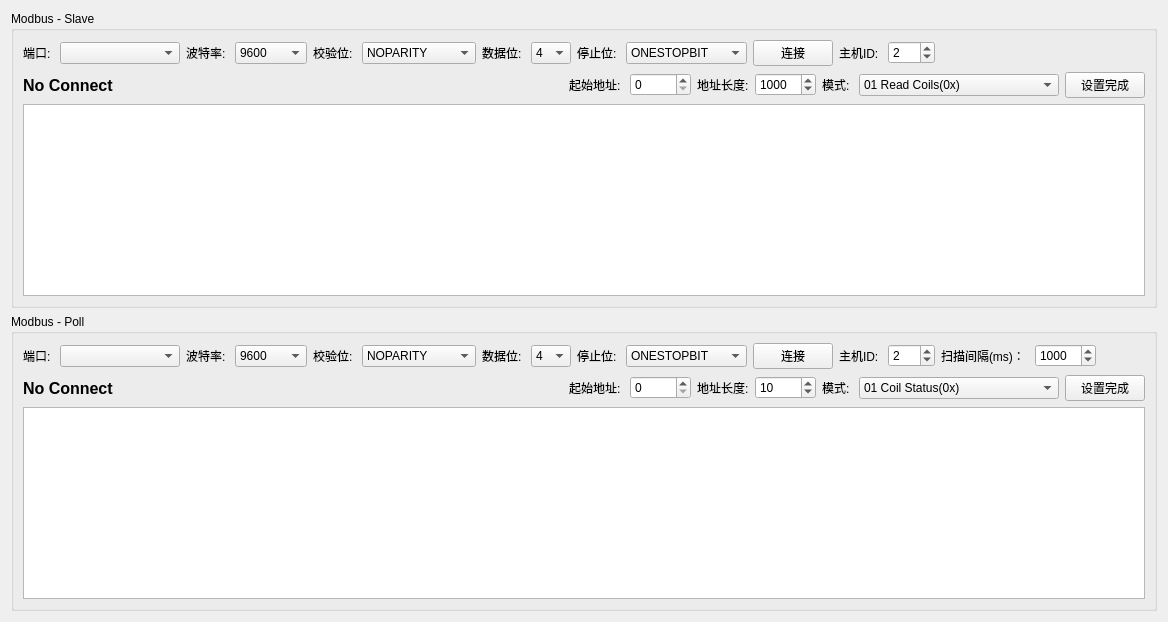
     <widget class="QWidget" name="tab_6">
      <attribute name="title">
       <string>Modbus RTU</string>
      </attribute>
      <layout class="QVBoxLayout" name="verticalLayout_13">
       <item>
        <widget class="QGroupBox" name="groupBox_9">
         <property name="title">
          <string>Modbus - Slave</string>
         </property>
         <layout class="QVBoxLayout" name="verticalLayout_12">
          <item>
           <widget class="QWidget" name="widget_22" native="true">
            <property name="sizePolicy">
             <sizepolicy hsizetype="Preferred" vsizetype="Maximum">
              <horstretch>0</horstretch>
              <verstretch>0</verstretch>
             </sizepolicy>
            </property>
            <layout class="QHBoxLayout" name="horizontalLayout_19">
             <property name="leftMargin">
              <number>0</number>
             </property>
             <property name="topMargin">
              <number>0</number>
             </property>
             <property name="rightMargin">
              <number>0</number>
             </property>
             <property name="bottomMargin">
              <number>0</number>
             </property>
             <item>
              <widget class="QLabel" name="label_43">
               <property name="text">
                <string>端口: </string>
               </property>
              </widget>
             </item>
             <item>
              <widget class="QComboBox" name="comboBox_msrtu_com">
               <property name="minimumSize">
                <size>
                 <width>120</width>
                 <height>0</height>
                </size>
               </property>
              </widget>
             </item>
             <item>
              <widget class="QLabel" name="label_44">
               <property name="text">
                <string>波特率: </string>
               </property>
              </widget>
             </item>
             <item>
              <widget class="QComboBox" name="comboBox_msrtu_baud">
               <property name="currentIndex">
                <number>6</number>
               </property>
               <item>
                <property name="text">
                 <string>110</string>
                </property>
               </item>
               <item>
                <property name="text">
                 <string>300</string>
                </property>
               </item>
               <item>
                <property name="text">
                 <string>600</string>
                </property>
               </item>
               <item>
                <property name="text">
                 <string>1200</string>
                </property>
               </item>
               <item>
                <property name="text">
                 <string>2400</string>
                </property>
               </item>
               <item>
                <property name="text">
                 <string>4800</string>
                </property>
               </item>
               <item>
                <property name="text">
                 <string>9600</string>
                </property>
               </item>
               <item>
                <property name="text">
                 <string>14400</string>
                </property>
               </item>
               <item>
                <property name="text">
                 <string>19200</string>
                </property>
               </item>
               <item>
                <property name="text">
                 <string>38400</string>
                </property>
               </item>
               <item>
                <property name="text">
                 <string>56000</string>
                </property>
               </item>
               <item>
                <property name="text">
                 <string>57600</string>
                </property>
               </item>
               <item>
                <property name="text">
                 <string>115200</string>
                </property>
               </item>
               <item>
                <property name="text">
                 <string>128000</string>
                </property>
               </item>
              </widget>
             </item>
             <item>
              <widget class="QLabel" name="label_49">
               <property name="text">
                <string>校验位: </string>
               </property>
              </widget>
             </item>
             <item>
              <widget class="QComboBox" name="comboBox_msrtu_parity">
               <property name="minimumSize">
                <size>
                 <width>100</width>
                 <height>0</height>
                </size>
               </property>
               <property name="currentIndex">
                <number>0</number>
               </property>
               <item>
                <property name="text">
                 <string>NOPARITY</string>
                </property>
               </item>
               <item>
                <property name="text">
                 <string>ODDPARITY</string>
                </property>
               </item>
               <item>
                <property name="text">
                 <string>EVENPARITY</string>
                </property>
               </item>
               <item>
                <property name="text">
                 <string>MARKPARITY</string>
                </property>
               </item>
               <item>
                <property name="text">
                 <string>SPACEPARITY</string>
                </property>
               </item>
              </widget>
             </item>
             <item>
              <widget class="QLabel" name="label_50">
               <property name="text">
                <string>数据位: </string>
               </property>
              </widget>
             </item>
             <item>
              <widget class="QComboBox" name="comboBox_msrtu_bs">
               <property name="minimumSize">
                <size>
                 <width>40</width>
                 <height>0</height>
                </size>
               </property>
               <property name="maximumSize">
                <size>
                 <width>40</width>
                 <height>16777215</height>
                </size>
               </property>
               <item>
                <property name="text">
                 <string>4</string>
                </property>
               </item>
               <item>
                <property name="text">
                 <string>5</string>
                </property>
               </item>
               <item>
                <property name="text">
                 <string>6</string>
                </property>
               </item>
               <item>
                <property name="text">
                 <string>7</string>
                </property>
               </item>
               <item>
                <property name="text">
                 <string>8</string>
                </property>
               </item>
              </widget>
             </item>
             <item>
              <widget class="QLabel" name="label_51">
               <property name="text">
                <string>停止位: </string>
               </property>
              </widget>
             </item>
             <item>
              <widget class="QComboBox" name="comboBox_msrtu_sts">
               <property name="minimumSize">
                <size>
                 <width>100</width>
                 <height>0</height>
                </size>
               </property>
               <property name="currentIndex">
                <number>0</number>
               </property>
               <item>
                <property name="text">
                 <string>ONESTOPBIT</string>
                </property>
               </item>
               <item>
                <property name="text">
                 <string>ONE5STOPBITS</string>
                </property>
               </item>
               <item>
                <property name="text">
                 <string>TWOSTOPBITS</string>
                </property>
               </item>
              </widget>
             </item>
             <item>
              <widget class="QPushButton" name="pushButton_msrtu_ok">
               <property name="text">
                <string>连接</string>
               </property>
              </widget>
             </item>
             <item>
              <widget class="QLabel" name="label_45">
               <property name="text">
                <string>主机ID: </string>
               </property>
              </widget>
             </item>
             <item>
              <widget class="QSpinBox" name="spinBox_msrtu_id">
               <property name="minimum">
                <number>0</number>
               </property>
               <property name="maximum">
                <number>255</number>
               </property>
               <property name="singleStep">
                <number>2</number>
               </property>
               <property name="value">
                <number>2</number>
               </property>
              </widget>
             </item>
             <item>
              <spacer name="horizontalSpacer_11">
               <property name="orientation">
                <enum>Qt::Horizontal</enum>
               </property>
               <property name="sizeHint" stdset="0">
                <size>
                 <width>40</width>
                 <height>20</height>
                </size>
               </property>
              </spacer>
             </item>
            </layout>
           </widget>
          </item>
          <item>
           <widget class="QWidget" name="widget_23" native="true">
            <layout class="QHBoxLayout" name="horizontalLayout_20">
             <property name="leftMargin">
              <number>0</number>
             </property>
             <property name="topMargin">
              <number>0</number>
             </property>
             <property name="rightMargin">
              <number>0</number>
             </property>
             <property name="bottomMargin">
              <number>0</number>
             </property>
             <item>
              <widget class="QLabel" name="label_msrtu_msg">
               <property name="minimumSize">
                <size>
                 <width>500</width>
                 <height>20</height>
                </size>
               </property>
               <property name="font">
                <font>
                 <family>Arial</family>
                 <pointsize>12</pointsize>
                 <weight>75</weight>
                 <bold>true</bold>
                </font>
               </property>
               <property name="text">
                <string>No Connect</string>
               </property>
              </widget>
             </item>
             <item>
              <spacer name="horizontalSpacer_12">
               <property name="orientation">
                <enum>Qt::Horizontal</enum>
               </property>
               <property name="sizeHint" stdset="0">
                <size>
                 <width>40</width>
                 <height>20</height>
                </size>
               </property>
              </spacer>
             </item>
             <item>
              <widget class="QLabel" name="label_46">
               <property name="text">
                <string>起始地址: </string>
               </property>
              </widget>
             </item>
             <item>
              <widget class="QSpinBox" name="spinBox_msrtu_start">
               <property name="minimum">
                <number>0</number>
               </property>
               <property name="maximum">
                <number>20000</number>
               </property>
               <property name="singleStep">
                <number>1</number>
               </property>
               <property name="value">
                <number>0</number>
               </property>
              </widget>
             </item>
             <item>
              <widget class="QLabel" name="label_47">
               <property name="text">
                <string>地址长度:</string>
               </property>
              </widget>
             </item>
             <item>
              <widget class="QSpinBox" name="spinBox_msrtu_len">
               <property name="minimum">
                <number>0</number>
               </property>
               <property name="maximum">
                <number>20000</number>
               </property>
               <property name="singleStep">
                <number>1</number>
               </property>
               <property name="value">
                <number>1000</number>
               </property>
              </widget>
             </item>
             <item>
              <widget class="QLabel" name="label_48">
               <property name="text">
                <string>模式: </string>
               </property>
              </widget>
             </item>
             <item>
              <widget class="QComboBox" name="comboBox_msrtu">
               <property name="minimumSize">
                <size>
                 <width>200</width>
                 <height>0</height>
                </size>
               </property>
               <property name="currentIndex">
                <number>0</number>
               </property>
               <item>
                <property name="text">
                 <string>01 Read Coils(0x)</string>
                </property>
               </item>
               <item>
                <property name="text">
                 <string>02 Read Discrete Inputs(1x)</string>
                </property>
               </item>
               <item>
                <property name="text">
                 <string>03 Read Holding Registers(4x)</string>
                </property>
               </item>
               <item>
                <property name="text">
                 <string>04 Read Input Registers(3x)</string>
                </property>
               </item>
              </widget>
             </item>
             <item>
              <widget class="QPushButton" name="pushButton_msrtu_set">
               <property name="text">
                <string>设置完成</string>
               </property>
              </widget>
             </item>
            </layout>
           </widget>
          </item>
          <item>
           <widget class="QTableWidget" name="tableWidget_msrtu">
            <property name="editTriggers">
             <set>QAbstractItemView::DoubleClicked</set>
            </property>
            <property name="selectionMode">
             <enum>QAbstractItemView::SingleSelection</enum>
            </property>
            <property name="columnCount">
             <number>0</number>
            </property>
            <attribute name="horizontalHeaderDefaultSectionSize">
             <number>94</number>
            </attribute>
            <attribute name="verticalHeaderMinimumSectionSize">
             <number>10</number>
            </attribute>
           </widget>
          </item>
         </layout>
        </widget>
       </item>
       <item>
        <widget class="QGroupBox" name="groupBox_8">
         <property name="title">
          <string>Modbus - Poll</string>
         </property>
         <layout class="QVBoxLayout" name="verticalLayout_11">
          <item>
           <widget class="QWidget" name="widget_20" native="true">
            <property name="sizePolicy">
             <sizepolicy hsizetype="Preferred" vsizetype="Maximum">
              <horstretch>0</horstretch>
              <verstretch>0</verstretch>
             </sizepolicy>
            </property>
            <layout class="QHBoxLayout" name="horizontalLayout_17">
             <property name="leftMargin">
              <number>0</number>
             </property>
             <property name="topMargin">
              <number>0</number>
             </property>
             <property name="rightMargin">
              <number>0</number>
             </property>
             <property name="bottomMargin">
              <number>0</number>
             </property>
             <item>
              <widget class="QLabel" name="label_36">
               <property name="text">
                <string>端口: </string>
               </property>
              </widget>
             </item>
             <item>
              <widget class="QComboBox" name="comboBox_mprtu_com">
               <property name="minimumSize">
                <size>
                 <width>120</width>
                 <height>0</height>
                </size>
               </property>
              </widget>
             </item>
             <item>
              <widget class="QLabel" name="label_37">
               <property name="text">
                <string>波特率: </string>
               </property>
              </widget>
             </item>
             <item>
              <widget class="QComboBox" name="comboBox_mprtu_baud">
               <property name="currentIndex">
                <number>6</number>
               </property>
               <item>
                <property name="text">
                 <string>110</string>
                </property>
               </item>
               <item>
                <property name="text">
                 <string>300</string>
                </property>
               </item>
               <item>
                <property name="text">
                 <string>600</string>
                </property>
               </item>
               <item>
                <property name="text">
                 <string>1200</string>
                </property>
               </item>
               <item>
                <property name="text">
                 <string>2400</string>
                </property>
               </item>
               <item>
                <property name="text">
                 <string>4800</string>
                </property>
               </item>
               <item>
                <property name="text">
                 <string>9600</string>
                </property>
               </item>
               <item>
                <property name="text">
                 <string>14400</string>
                </property>
               </item>
               <item>
                <property name="text">
                 <string>19200</string>
                </property>
               </item>
               <item>
                <property name="text">
                 <string>38400</string>
                </property>
               </item>
               <item>
                <property name="text">
                 <string>56000</string>
                </property>
               </item>
               <item>
                <property name="text">
                 <string>57600</string>
                </property>
               </item>
               <item>
                <property name="text">
                 <string>115200</string>
                </property>
               </item>
               <item>
                <property name="text">
                 <string>128000</string>
                </property>
               </item>
              </widget>
             </item>
             <item>
              <widget class="QLabel" name="label_53">
               <property name="text">
                <string>校验位: </string>
               </property>
              </widget>
             </item>
             <item>
              <widget class="QComboBox" name="comboBox_mprtu_parity">
               <property name="minimumSize">
                <size>
                 <width>100</width>
                 <height>0</height>
                </size>
               </property>
               <property name="currentIndex">
                <number>0</number>
               </property>
               <item>
                <property name="text">
                 <string>NOPARITY</string>
                </property>
               </item>
               <item>
                <property name="text">
                 <string>ODDPARITY</string>
                </property>
               </item>
               <item>
                <property name="text">
                 <string>EVENPARITY</string>
                </property>
               </item>
               <item>
                <property name="text">
                 <string>MARKPARITY</string>
                </property>
               </item>
               <item>
                <property name="text">
                 <string>SPACEPARITY</string>
                </property>
               </item>
              </widget>
             </item>
             <item>
              <widget class="QLabel" name="label_52">
               <property name="text">
                <string>数据位: </string>
               </property>
              </widget>
             </item>
             <item>
              <widget class="QComboBox" name="comboBox_mprtu_bs">
               <property name="minimumSize">
                <size>
                 <width>40</width>
                 <height>0</height>
                </size>
               </property>
               <property name="maximumSize">
                <size>
                 <width>40</width>
                 <height>16777215</height>
                </size>
               </property>
               <item>
                <property name="text">
                 <string>4</string>
                </property>
               </item>
               <item>
                <property name="text">
                 <string>5</string>
                </property>
               </item>
               <item>
                <property name="text">
                 <string>6</string>
                </property>
               </item>
               <item>
                <property name="text">
                 <string>7</string>
                </property>
               </item>
               <item>
                <property name="text">
                 <string>8</string>
                </property>
               </item>
              </widget>
             </item>
             <item>
              <widget class="QLabel" name="label_54">
               <property name="text">
                <string>停止位: </string>
               </property>
              </widget>
             </item>
             <item>
              <widget class="QComboBox" name="comboBox_mprtu_sts">
               <property name="minimumSize">
                <size>
                 <width>100</width>
                 <height>0</height>
                </size>
               </property>
               <item>
                <property name="text">
                 <string>ONESTOPBIT</string>
                </property>
               </item>
               <item>
                <property name="text">
                 <string>ONE5STOPBITS</string>
                </property>
               </item>
               <item>
                <property name="text">
                 <string>TWOSTOPBITS</string>
                </property>
               </item>
              </widget>
             </item>
             <item>
              <widget class="QPushButton" name="pushButton_mprtu_ok">
               <property name="text">
                <string>连接</string>
               </property>
              </widget>
             </item>
             <item>
              <widget class="QLabel" name="label_38">
               <property name="text">
                <string>主机ID: </string>
               </property>
              </widget>
             </item>
             <item>
              <widget class="QSpinBox" name="spinBox_mprtu_id">
               <property name="minimum">
                <number>0</number>
               </property>
               <property name="maximum">
                <number>255</number>
               </property>
               <property name="value">
                <number>2</number>
               </property>
              </widget>
             </item>
             <item>
              <widget class="QLabel" name="label_39">
               <property name="text">
                <string>扫描间隔(ms)： </string>
               </property>
              </widget>
             </item>
             <item>
              <widget class="QSpinBox" name="spinBox_mprtu">
               <property name="suffix">
                <string/>
               </property>
               <property name="prefix">
                <string/>
               </property>
               <property name="minimum">
                <number>100</number>
               </property>
               <property name="maximum">
                <number>65535</number>
               </property>
               <property name="value">
                <number>1000</number>
               </property>
              </widget>
             </item>
             <item>
              <spacer name="horizontalSpacer_9">
               <property name="orientation">
                <enum>Qt::Horizontal</enum>
               </property>
               <property name="sizeHint" stdset="0">
                <size>
                 <width>40</width>
                 <height>20</height>
                </size>
               </property>
              </spacer>
             </item>
            </layout>
           </widget>
          </item>
          <item>
           <widget class="QWidget" name="widget_21" native="true">
            <layout class="QHBoxLayout" name="horizontalLayout_18">
             <property name="leftMargin">
              <number>0</number>
             </property>
             <property name="topMargin">
              <number>0</number>
             </property>
             <property name="rightMargin">
              <number>0</number>
             </property>
             <property name="bottomMargin">
              <number>0</number>
             </property>
             <item>
              <widget class="QLabel" name="label_mprtu_msg">
               <property name="minimumSize">
                <size>
                 <width>500</width>
                 <height>20</height>
                </size>
               </property>
               <property name="font">
                <font>
                 <family>Arial</family>
                 <pointsize>12</pointsize>
                 <weight>75</weight>
                 <bold>true</bold>
                </font>
               </property>
               <property name="text">
                <string>No Connect</string>
               </property>
              </widget>
             </item>
             <item>
              <spacer name="horizontalSpacer_10">
               <property name="orientation">
                <enum>Qt::Horizontal</enum>
               </property>
               <property name="sizeHint" stdset="0">
                <size>
                 <width>40</width>
                 <height>20</height>
                </size>
               </property>
              </spacer>
             </item>
             <item>
              <widget class="QLabel" name="label_40">
               <property name="text">
                <string>起始地址: </string>
               </property>
              </widget>
             </item>
             <item>
              <widget class="QSpinBox" name="spinBox_mprtu_start">
               <property name="enabled">
                <bool>true</bool>
               </property>
               <property name="minimum">
                <number>0</number>
               </property>
               <property name="maximum">
                <number>65535</number>
               </property>
               <property name="value">
                <number>0</number>
               </property>
              </widget>
             </item>
             <item>
              <widget class="QLabel" name="label_41">
               <property name="text">
                <string>地址长度:</string>
               </property>
              </widget>
             </item>
             <item>
              <widget class="QSpinBox" name="spinBox_mprtu_len">
               <property name="minimum">
                <number>1</number>
               </property>
               <property name="maximum">
                <number>20000</number>
               </property>
               <property name="singleStep">
                <number>1</number>
               </property>
               <property name="value">
                <number>10</number>
               </property>
              </widget>
             </item>
             <item>
              <widget class="QLabel" name="label_42">
               <property name="text">
                <string>模式: </string>
               </property>
              </widget>
             </item>
             <item>
              <widget class="QComboBox" name="comboBox_mprtu">
               <property name="minimumSize">
                <size>
                 <width>200</width>
                 <height>0</height>
                </size>
               </property>
               <item>
                <property name="text">
                 <string>01 Coil Status(0x)</string>
                </property>
               </item>
               <item>
                <property name="text">
                 <string>02 Inputs Status(1x)</string>
                </property>
               </item>
               <item>
                <property name="text">
                 <string>03 Holding Register(4x)</string>
                </property>
               </item>
               <item>
                <property name="text">
                 <string>04 Input Registers(3x)</string>
                </property>
               </item>
              </widget>
             </item>
             <item>
              <widget class="QPushButton" name="pushButton_mprtu_set">
               <property name="text">
                <string>设置完成</string>
               </property>
              </widget>
             </item>
            </layout>
           </widget>
          </item>
          <item>
           <widget class="QTableWidget" name="tableWidget_mprtu">
            <property name="editTriggers">
             <set>QAbstractItemView::NoEditTriggers</set>
            </property>
            <property name="selectionMode">
             <enum>QAbstractItemView::SingleSelection</enum>
            </property>
            <attribute name="verticalHeaderMinimumSectionSize">
             <number>10</number>
            </attribute>
           </widget>
          </item>
         </layout>
        </widget>
       </item>
      </layout>
     </widget>
